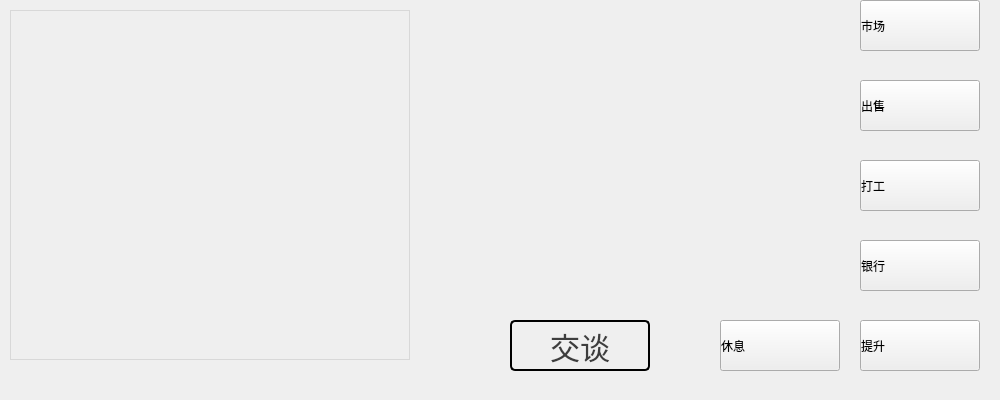
   <widget class="QWidget" name="main_window" native="true">
    <property name="enabled">
     <bool>true</bool>
    </property>
    <property name="geometry">
     <rect>
      <x>0</x>
      <y>100</y>
      <width>1000</width>
      <height>400</height>
     </rect>
    </property>
    <property name="styleSheet">
     <string notr="true">QPushButton{
	text-align: left;
}
</string>
    </property>
    <widget class="QPushButton" name="markrt_btn">
     <property name="geometry">
      <rect>
       <x>860</x>
       <y>0</y>
       <width>120</width>
       <height>51</height>
      </rect>
     </property>
     <property name="text">
      <string>市场</string>
     </property>
     <property name="icon">
      <iconset resource="res.qrc">
       <normaloff>:/icon/img/icons/批发市场.png</normaloff>:/icon/img/icons/批发市场.png</iconset>
     </property>
     <property name="iconSize">
      <size>
       <width>45</width>
       <height>45</height>
      </size>
     </property>
     <property name="place_type" stdset="0">
      <number>1</number>
     </property>
    </widget>
    <widget class="QPushButton" name="sell_btn">
     <property name="geometry">
      <rect>
       <x>860</x>
       <y>80</y>
       <width>120</width>
       <height>51</height>
      </rect>
     </property>
     <property name="text">
      <string>出售</string>
     </property>
     <property name="icon">
      <iconset resource="res.qrc">
       <normaloff>:/icon/img/icons/出售.png</normaloff>:/icon/img/icons/出售.png</iconset>
     </property>
     <property name="iconSize">
      <size>
       <width>45</width>
       <height>45</height>
      </size>
     </property>
     <property name="place_type" stdset="0">
      <number>2</number>
     </property>
    </widget>
    <widget class="QPushButton" name="work_btn">
     <property name="geometry">
      <rect>
       <x>860</x>
       <y>160</y>
       <width>120</width>
       <height>51</height>
      </rect>
     </property>
     <property name="text">
      <string>打工</string>
     </property>
     <property name="icon">
      <iconset resource="res.qrc">
       <normaloff>:/icon/img/icons/打工.png</normaloff>:/icon/img/icons/打工.png</iconset>
     </property>
     <property name="iconSize">
      <size>
       <width>45</width>
       <height>45</height>
      </size>
     </property>
     <property name="place_type" stdset="0">
      <number>3</number>
     </property>
    </widget>
    <widget class="QPushButton" name="bank_btn">
     <property name="geometry">
      <rect>
       <x>860</x>
       <y>240</y>
       <width>120</width>
       <height>51</height>
      </rect>
     </property>
     <property name="text">
      <string>银行</string>
     </property>
     <property name="icon">
      <iconset resource="res.qrc">
       <normaloff>:/icon/img/icons/银行.png</normaloff>:/icon/img/icons/银行.png</iconset>
     </property>
     <property name="iconSize">
      <size>
       <width>45</width>
       <height>45</height>
      </size>
     </property>
     <property name="place_type" stdset="0">
      <number>4</number>
     </property>
    </widget>
    <widget class="QPushButton" name="improve_btn">
     <property name="geometry">
      <rect>
       <x>860</x>
       <y>320</y>
       <width>120</width>
       <height>51</height>
      </rect>
     </property>
     <property name="text">
      <string>提升</string>
     </property>
     <property name="icon">
      <iconset resource="res.qrc">
       <normaloff>:/icon/img/icons/提升.png</normaloff>:/icon/img/icons/提升.png</iconset>
     </property>
     <property name="iconSize">
      <size>
       <width>45</width>
       <height>45</height>
      </size>
     </property>
     <property name="place_type" stdset="0">
      <number>5</number>
     </property>
    </widget>
    <widget class="QPushButton" name="rest_btnst">
     <property name="geometry">
      <rect>
       <x>720</x>
       <y>320</y>
       <width>120</width>
       <height>51</height>
      </rect>
     </property>
     <property name="layoutDirection">
      <enum>Qt::LeftToRight</enum>
     </property>
     <property name="styleSheet">
      <string notr="true">text-align: left;</string>
     </property>
     <property name="text">
      <string>休息</string>
     </property>
     <property name="icon">
      <iconset resource="res.qrc">
       <normaloff>:/icon/img/icons/休息.png</normaloff>:/icon/img/icons/休息.png</iconset>
     </property>
     <property name="iconSize">
      <size>
       <width>45</width>
       <height>45</height>
      </size>
     </property>
     <property name="place_type" stdset="0">
      <number>6</number>
     </property>
    </widget>
    <widget class="QLabel" name="wifu_label">
     <property name="geometry">
      <rect>
       <x>330</x>
       <y>-100</y>
       <width>500</width>
       <height>500</height>
      </rect>
     </property>
     <property name="styleSheet">
      <string notr="true">background: transparent;
border-image: url(:/wifu/img/wifu/normal.png);</string>
     </property>
     <property name="text">
      <string/>
     </property>
    </widget>
    <widget class="QPushButton" name="talk_btn">
     <property name="geometry">
      <rect>
       <x>510</x>
       <y>320</y>
       <width>140</width>
       <height>51</height>
      </rect>
     </property>
     <property name="styleSheet">
      <string notr="true">QPushButton{
	text-align: center;
	font-size: 30px;
	background-color: #EFEFEF;
	color: #3D3D3D;
	border: 2px solid black;
	border-radius: 5px
}
QPushButton:hover{
	background-color: #A4A4A4;
	margin: 1px;
}
QPushButton:pressed{
	margin: 4px;
}</string>
     </property>
     <property name="text">
      <string>交谈</string>
     </property>
     <property name="checkable">
      <bool>false</bool>
     </property>
     <property name="checked">
      <bool>false</bool>
     </property>
     <property name="place_type" stdset="0">
      <string>7</string>
     </property>
    </widget>
    <widget class="QLabel" name="talk_info_label">
     <property name="geometry">
      <rect>
       <x>10</x>
       <y>10</y>
       <width>400</width>
       <height>350</height>
      </rect>
     </property>
     <property name="font">
      <font>
       <pointsize>12</pointsize>
      </font>
     </property>
     <property name="cursor">
      <cursorShape>ArrowCursor</cursorShape>
     </property>
     <property name="styleSheet">
      <string notr="true">border: 1px solid #D8D8D8;</string>
     </property>
     <property name="text">
      <string>&lt;html&gt;&lt;head/&gt;&lt;body&gt;&lt;p&gt;&lt;br/&gt;&lt;/p&gt;&lt;/body&gt;&lt;/html&gt;</string>
     </property>
     <property name="textFormat">
      <enum>Qt::AutoText</enum>
     </property>
     <property name="alignment">
      <set>Qt::AlignLeading|Qt::AlignLeft|Qt::AlignTop</set>
     </property>
     <property name="wordWrap">
      <bool>true</bool>
     </property>
    </widget>
    <zorder>wifu_label</zorder>
    <zorder>markrt_btn</zorder>
    <zorder>sell_btn</zorder>
    <zorder>work_btn</zorder>
    <zorder>bank_btn</zorder>
    <zorder>improve_btn</zorder>
    <zorder>rest_btnst</zorder>
    <zorder>talk_btn</zorder>
    <zorder>talk_info_label</zorder>
   </widget>
